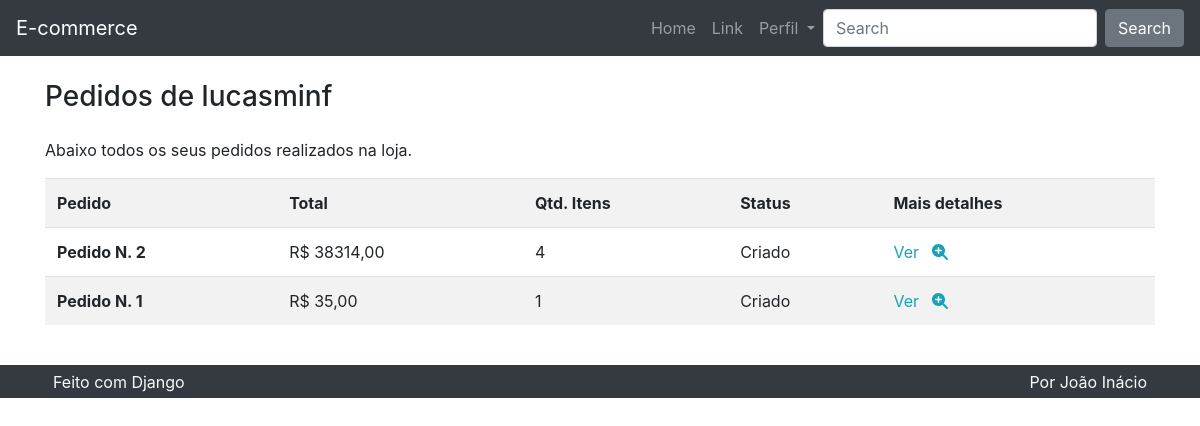
The app's page /pedido/lista/ (signed in), older data.
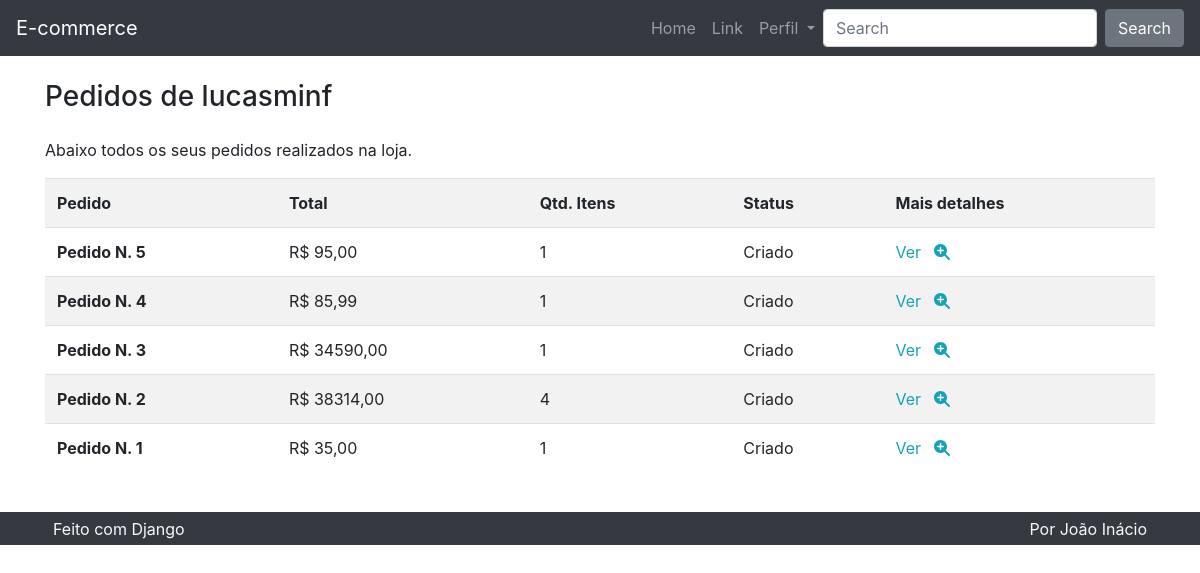
The same page, newer data.
### pedido/models.py (models this page shows)
class Pedido(models.Model):
    usuario = models.ForeignKey(User, on_delete=models.CASCADE)
    total = models.FloatField()
    qtd_total = models.PositiveIntegerField()
    status = models.CharField(
        default="C",
        max_length=1,
        choices=(
            ('A', 'Aprovado'),
            ('C', 'Criado'),
            ('R', 'Reprovado'),
            ('P', 'Pendente'),
            ('E', 'Enviado'),
            ('F', 'Finalizado'),
        )
    )
    def __str__(self):
        return f'Pedido N. {self.pk}'

### pedido/views.py (the view)
# urls.py: path('lista/', views.Lista.as_view(), name='lista'),
class Lista(DispatchLoginRequiredMixin, ListView):
    model = Pedido
    context_object_name = 'pedidos'
    template_name = 'pedido/lista.html'
    paginate_by = 5
    ordering = ['-id']

### pedido/views.py (called while the page is built)
    def dispatch(self, *args, **kwargs):
        if not self.request.user.is_authenticated:
            return redirect('perfil:criar')
        return super().dispatch(*args, **kwargs)

    def get_queryset(self, *args, **kwargs):
        qs = super().get_queryset(*args, **kwargs)
        qs = qs.filter(usuario=self.request.user)
        return qs

### produto/templatetags/omfilters.py (called while the page is built)
@register.filter
def formata_preco(val):
    return utils.formata_preco(val)

### utils/utils.py (called while the page is built)
def formata_preco(val):
    return f'R$ {val:.2f}'.replace('.', ',')

### pedido/templates/pedido/lista.html (shortened to what this page needs)
{% extends 'base.html' %}
{% load omfilters %}
{% block conteudo %}
<div class="row">
    <div class="col">
        <h3 class="mb-4">Pedidos de {{ user }}</h3>
        <p>Abaixo todos os seus pedidos realizados na loja.</p>
        <div class="table-responsive">
            <table class="table table-striped">
                <tr>
                    <th scope="col">Pedido</th>
                    <th scope="col">Total</th>
                    <th scope="col">Qtd. Itens</th>
                    <th scope="col">Status</th>
                    <th scope="col">Mais detalhes</th>
                </tr>
                {% for pedido in pedidos %}
                <tr>
                    <th scope="row">{{ pedido }}</td>
                    <td>{{ pedido.total|formata_preco }}</td>
                    <td>{{ pedido.qtd_total }}</td>
                    <td>{{ pedido.get_status_display }}</td>
                    <td>
                        <a href="{% url 'pedido:detalhe' pedido.id %}">
                            Ver <i class="fas fa-search-plus ml-2"></i>
                        </a>
                    </td>
                </tr>
                {% endfor %}
            </table>
        </div>
    </div>
</div>
{% endblock %}

### templates/base.html (shortened to what this page needs)
<!doctype html>
<html lang="pt-br">
    <head>
        {% include 'parciais/_head.html' %}
    </head>
    <body>
        {% include 'parciais/_nav.html' %}
        <main class="container mt-4 mb-4">
            {% block conteudo %}{% endblock %}
        </main>
        {% include 'parciais/_footer.html' %}
    </body>
</html>

### templates/parciais/_head.html (shortened to what this page needs)
{% load static %}
<link rel="stylesheet" href="{% static 'assets/bootstrap/css/bootstrap.css' %}">
<link rel="stylesheet" href="{% static 'assets/custom/css/style.css' %}">

### templates/parciais/_nav.html (shortened to what this page needs)
{% load omfilters %}
<nav class="navbar navbar-dark bg-dark navbar-expand-lg">
    <a class="navbar-brand" href="{% url 'produto:lista' %}">E-commerce</a>
    <div class="collapse navbar-collapse" id="navbarSupportedContent">
        <ul class="navbar-nav ml-auto">
            <li class="nav-item">
                <a class="nav-link" href="{% url 'produto:lista' %}">Home</a>
            </li>
            <li class="nav-item">
                <a class="nav-link" href="#">Link</a>
            </li>
            {% if request.user.is_authenticated %}
                <li class="nav-item dropdown">
                    <a class="nav-link dropdown-toggle" href="" id="navbarDropdown" role="button"
                        data-toggle="dropdown" aria-haspopup="true" aria-expanded="false">
                        Perfil
                    </a>
                </li>
            {% else %}
            <li class="nav-item">
                <a class="nav-link" href="{% url 'perfil:criar' %}">Entrar</a>
            </li>
            {% endif %}
        </ul>
        <form class="form-inline my-2 my-lg-0">
            <input class="form-control mr-sm-2" type="search" placeholder="Search" aria-label="Search">
            <button class="btn btn-secondary my-2 my-sm-0" type="submit">Search</button>
        </form>
    </div>
</nav>

### templates/parciais/_footer.html (shortened to what this page needs)
{% load static %}
<footer class="container-fluid bg-dark">
    <div class="container text-light">
        <div class="row">
            <div class="col">
                <div class="p-1">
                    <span class="align-middle p-1">Feito com Django</span>
                </div>
            </div>
            <div class="col">
                <div class="p-1 text-right">
                    <span class="align-middle p-1">Por João Inácio</span>
                </div>
            </div>
        </div>
    </div>
</footer>

Row changes from the older to the newer data that the page shows:
added Pedido: id "Pedido N. 5", total "R$ 95,00", qtd_total "1", status "Criado"
added Pedido: id "Pedido N. 4", total "R$ 85,99", qtd_total "1", status "Criado"
added Pedido: id "Pedido N. 3", total "R$ 34590,00", qtd_total "1", status "Criado"
